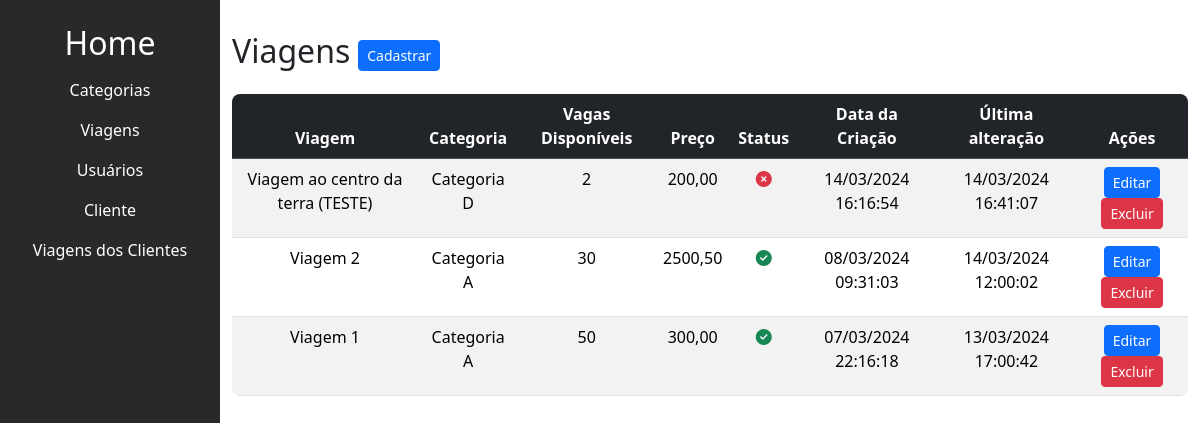
The page /trip/listar_viagens/ on the database as committed earlier.
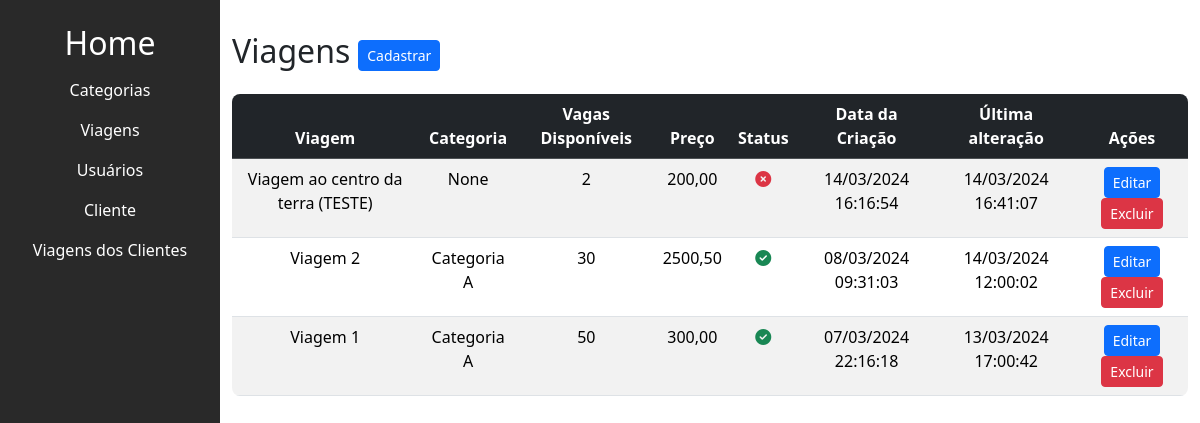
The same page on the database as committed later.
### trip/models.py (models this page shows, shortened)
class Viagem(models.Model):
    titulo = models.CharField(max_length=200)
    slug = models.SlugField(unique=True, blank=True)
    categoria = models.ForeignKey(
        Categoria, on_delete=models.SET_NULL, null=True, blank=True, default=None)  # noqa
    descricao = models.TextField(null=False)
    custo = models.DecimalField(max_digits=10, decimal_places=2, null=False)
    preco = models.DecimalField(max_digits=10, decimal_places=2, null=False)
    check_in_data = models.DateTimeField(null=False)
    check_out_data = models.DateTimeField(null=False)
    vagas_disponiveis = models.IntegerField()
    cover = models.ImageField(
        upload_to='viagens_covers/', null=True, blank=True)
    is_active = models.BooleanField(default=True)
    created_at = models.DateTimeField(auto_now_add=True)
    updated_at = models.DateTimeField(auto_now=True)

class Categoria(models.Model):
    titulo = models.CharField(max_length=50, null=False)
    is_active = models.BooleanField(default=True)
    created_at = models.DateTimeField(auto_now_add=True)
    updated_at = models.DateTimeField(auto_now=True)
    def __str__(self):
        return self.titulo

### trip/views.py (the view)
# urls.py: path('listar_viagens/', listar_viagens, name='listar_viagens'),
def listar_viagens(request):
    viagens = Viagem.objects.all().order_by('-id')
    categorias = Categoria.objects.filter(is_active=True).order_by('-id')
    return render(request, 'trip/viagem/listar_viagens.html',
                  {'viagens': viagens, 'categorias': categorias})

### trip/templates/trip/viagem/listar_viagens.html (shortened to what this page needs)
{% extends "base.html" %}
{% block content %}
<div class="main-content" id="mainContent">
  <div class="d-flex align-items-center">
    <h2 class="me-2">Viagens</h2>
    <a  href="{% url "trip:criar_viagem" %}">
      <button class="btn btn-sm btn-primary">Cadastrar</button>
    </a>
  </div>
  <div class="table-container mt-3 h-100">
    <table class="table table-striped text-center" style="margin-bottom: 0;">
      <thead class="table-dark" >
        <tr>
          <th>Viagem</th>
          <th>Categoria</th>
          <th>Vagas Disponíveis</th>
          <th>Preço</th>
          <th>Status</th>
          <th>Data da Criação</th>
          <th>Última alteração</th>
          <th>Ações</th>
        </tr>
      </thead>
      <tbody>
        {% for viagem in viagens %}
        <tr>
          <td>{{ viagem.titulo }}</td>
          <td>{{ viagem.categoria }}</td>
          <td>{{ viagem.vagas_disponiveis }}</td>
          <td>{{ viagem.preco }}</td>
          <td>
            {% if viagem.is_active %}
              <i class="fa-solid fa-circle-check text-success"></i>
            {% else %}
              <i class="fa-solid fa-circle-xmark text-danger"></i>
            {% endif %}
          </td>
          <td>{{ viagem.created_at|date:"d/m/Y H:i:s" }}</td>
          <td>{{ viagem.updated_at|date:"d/m/Y H:i:s"}}</td>
          <td>
            <button type="button" class="btn btn-sm btn-primary" data-bs-toggle="modal" data-bs-target="#editModal{{ viagem.id }}">
              Editar
            </button>
            <button type="button" class="btn btn-sm btn-danger" data-bs-toggle="modal" data-bs-target="#deleteModal{{ viagem.id }}">
              Excluir
            </button>
          </td>
        </tr>
        {% endfor %}
      </tbody>
    </table>
  </div>
</div>
{% endblock content %}

Rows that differ between the two databases and show on the page:
changed Viagem "Viagem ao centro da terra (TESTE)": categoria "Categoria D" → "None"
